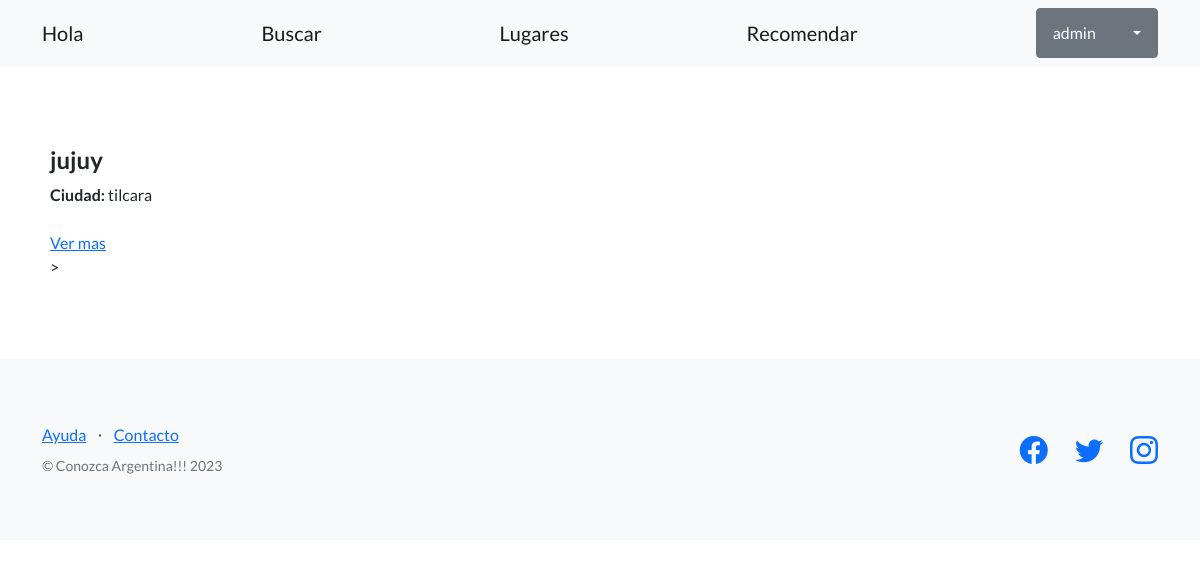
The app's page /plataforma/listar_lugares/ (signed in), older data.
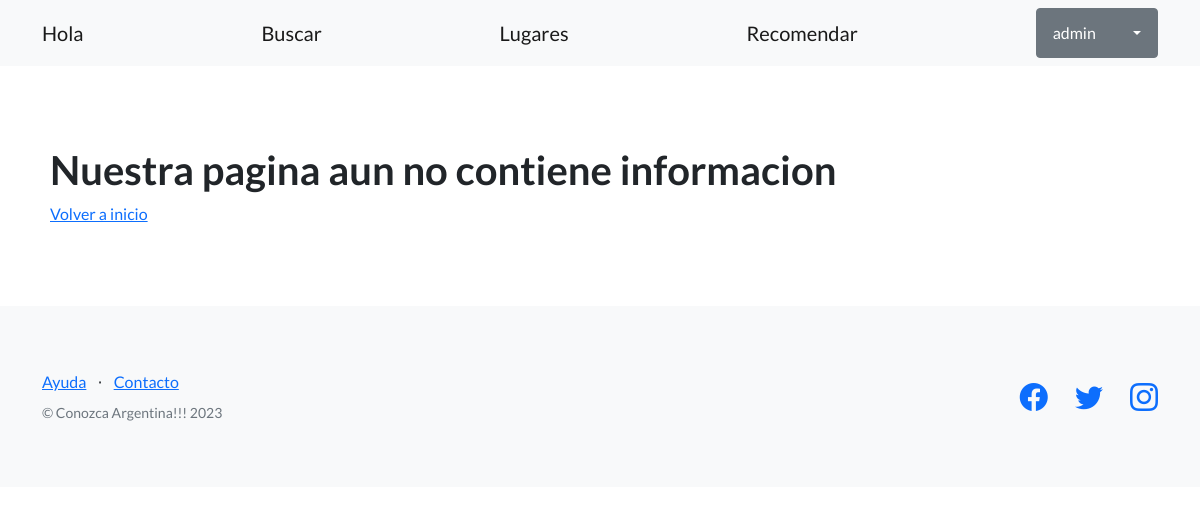
The same page, newer data.
### viajeros/models.py (models this page shows, shortened)
class Lugares(models.Model):
    provincia = models.CharField(max_length=100)
    ciudad = models.CharField(max_length=100)
    descripcion = models.CharField(max_length=2500)
    autor = models.CharField(max_length=100)
    fecha_publicacion = models.DateField("Fecha Actual(mm/dd/year)", auto_now_add=True)
    imagen = models.ImageField(upload_to="imagenes",null=True,blank=True)

### viajeros/views.py (the view)
# urls.py: path('listar_lugares/',listar_lugares, name="listar_lugares"),
def listar_lugares(request):
    contexto = {
        'lugares': Lugares.objects.all()
    }
    return render(
        request=request,
        template_name='viajeros/lista_lugares.html',
        context=contexto,
    )

### viajeros/templates/viajeros/lista_lugares.html (shortened to what this page needs)
{% extends "viajeros/base.html" %}
{% block contenido %}
{% for lugar in lugares %}
  <h4>{{lugar.provincia}}</h4>
  <span>
  <b>Ciudad:</b> {{lugar.ciudad}}
  <br>
  <br>
  <a href="{% url 'ver_lugar' lugar.id %}">Ver mas</a>
  <br>>
  <br>
  </span>
  {% empty %}
  <h1>Nuestra pagina aun no contiene informacion</h1>
  <a href="{% url 'inicio' %}">Volver a inicio</a>
{% endfor %}
{% endblock contenido %}

### viajeros/templates/viajeros/base.html (shortened to what this page needs)
{% load static %}
<!DOCTYPE html>
<html lang="en">
    <head>
        <link href="https://cdn.jsdelivr.net/npm/bootstrap-icons@1.5.0/font/bootstrap-icons.css" rel="stylesheet" type="text/css" />
        <link href="{% static 'css/styles.css' %}" rel="stylesheet" />
    </head>
    <body>
        <nav class="navbar navbar-light bg-light static-top">
            <div class="container">
                <a class="navbar-brand" href={% url 'listar_about_me'%}>Hola</a>
                <a class="navbar-brand" href={% url 'listar_busquedas'%}>Buscar</a>
                <a class="navbar-brand" href={% url 'listar_lugares'%}>Lugares</a>
                <a class="navbar-brand" href={% url 'crear_lugar'%}>Recomendar</a>
                {% if user.is_authenticated %}
                <div class="dropdown">
                    <button class="btn btn-secondary dropdown-toggle" type="button" id="dropdownMenuButton1" data-bs-toggle="dropdown" aria-expanded="false">
                        <div style="display: inline-flex;">
                            <span style="padding: 0px 30px 0px 0px;">{{ user.username }}</span>
                        </div>
                    </button>
                  </div>
                </div>
                {% else %}
                <a class="btn btn-primary" href="{% url 'login' %}">Iniciar sesión</a>
                <a class="btn btn-secondary" href="{% url 'registro' %}">Registro</a>
                {% endif %}
        </nav>
        <section style="padding:80px 50px;">
            {% block contenido %}
            {% endblock contenido %}
        </section>
        <footer class="footer bg-light">
            <div class="container">
                <div class="row">
                    <div class="col-lg-6 h-100 text-center text-lg-start my-auto">
                        <ul class="list-inline mb-2">
                            <li class="list-inline-item"><a href="#!">Ayuda</a></li>
                            <li class="list-inline-item">⋅</li>
                            <li class="list-inline-item"><a href="#!">Contacto</a></li>
                        </ul>
                        <p class="text-muted small mb-4 mb-lg-0">&copy; Conozca Argentina!!! 2023</p>
                    </div>
                    <div class="col-lg-6 h-100 text-center text-lg-end my-auto">
                        <ul class="list-inline mb-0">
                            <li class="list-inline-item me-4">
                                <a href="#!"><i class="bi-facebook fs-3"></i></a>
                            </li>
                            <li class="list-inline-item me-4">
                                <a href="#!"><i class="bi-twitter fs-3"></i></a>
                            </li>
                            <li class="list-inline-item">
                                <a href="https://www.instagram.com/espndeportes/?hl=es"><i class="bi-instagram fs-3"></i></a>
                            </li>
                        </ul>
                    </div>
                </div>
            </div>
        </footer>
    </body>
</html>

Row changes from the older to the newer data that the page shows:
removed Lugares: provincia "jujuy", ciudad "tilcara"
Text that changed along with them:
text now shown: "Nuestra pagina aun no contiene informacion Volver a inicio"
